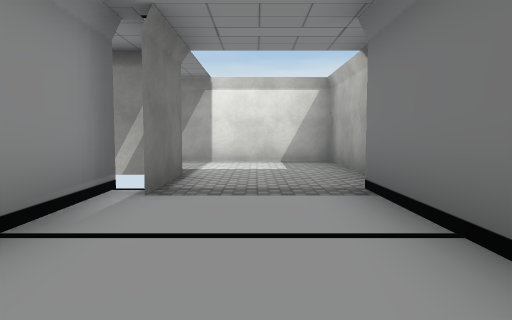
View 1 (above)

21 first-person views from a walk through a Unity game level. The camera is 1.3 m above the floor, tilts 4° down and sees 70° across. The floor is counted in squares, 2 m on a side. Each view is taken from the middle of a square. On the plan, view 1 faces up. The plan holds only what a view shows up to about 11 squares ahead; the rest is blank. The player is left out. Some surface patterns are stand-ins.

View 2
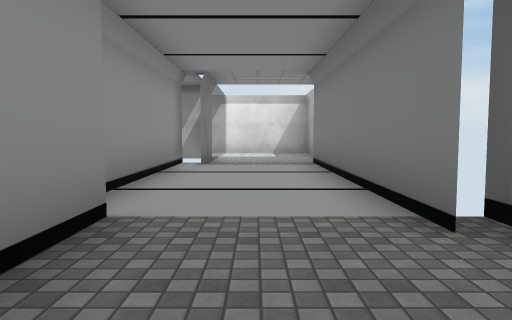

View 3
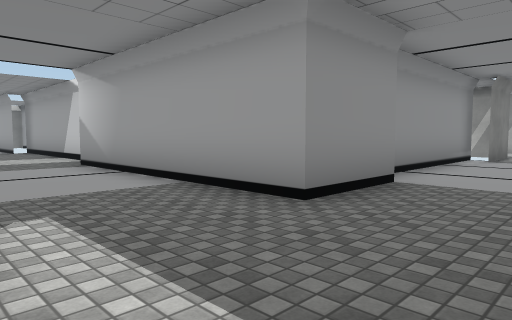

View 4
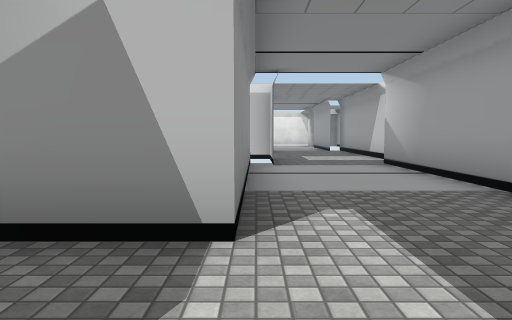

View 5
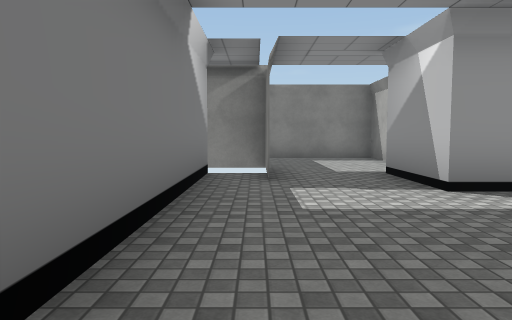

View 6
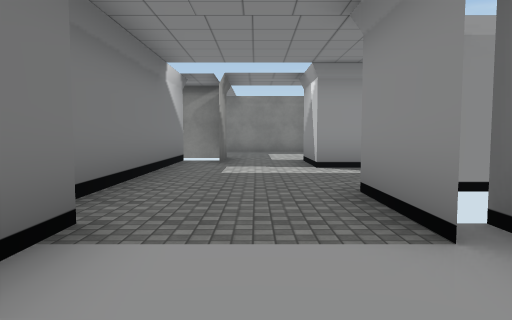

View 7
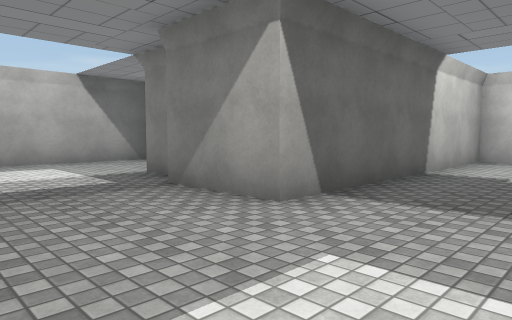

View 8
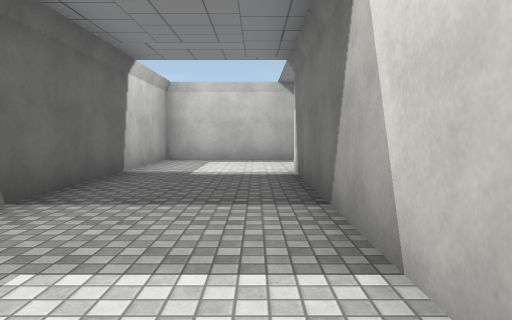

View 9
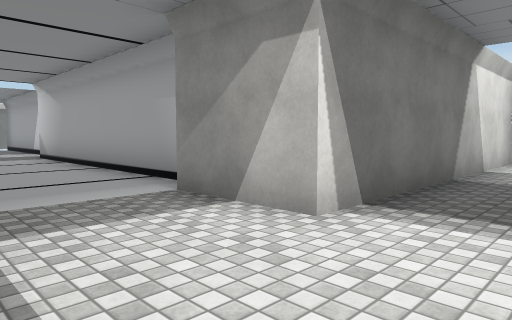

View 10
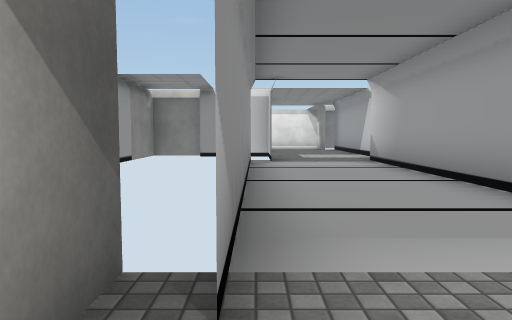

View 11
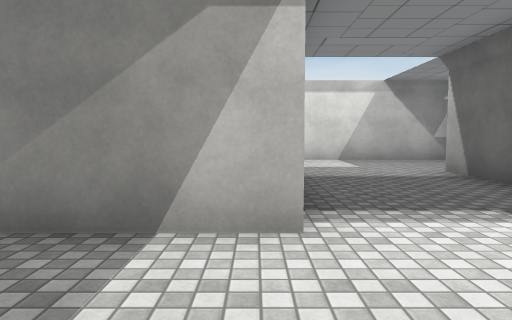

View 12
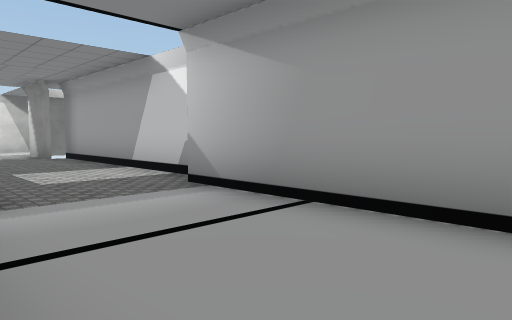

View 13
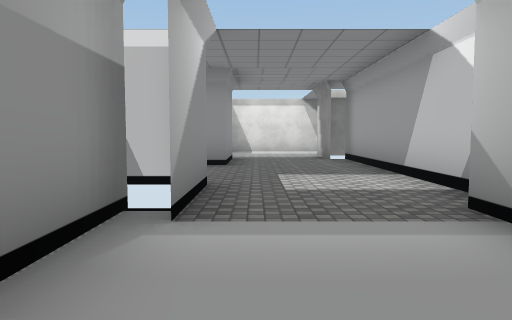

View 14
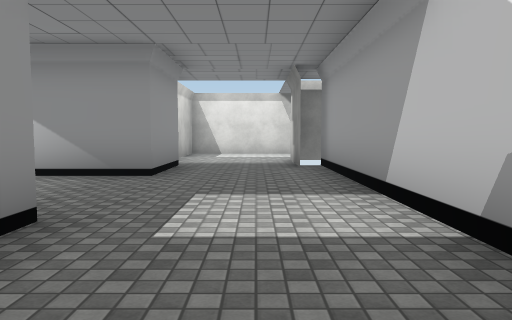

View 15
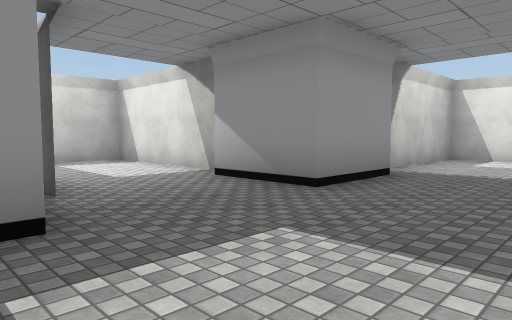

View 16
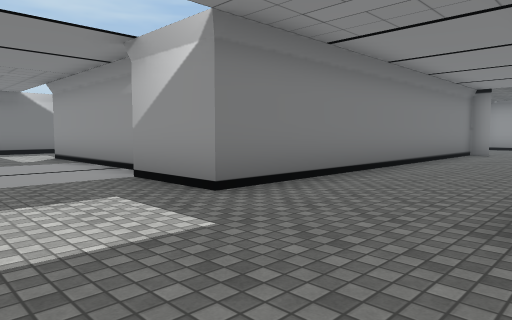

View 17
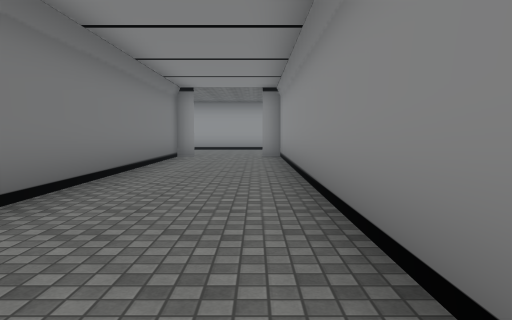

View 18
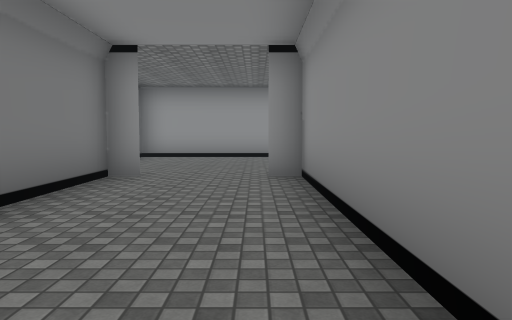

View 19
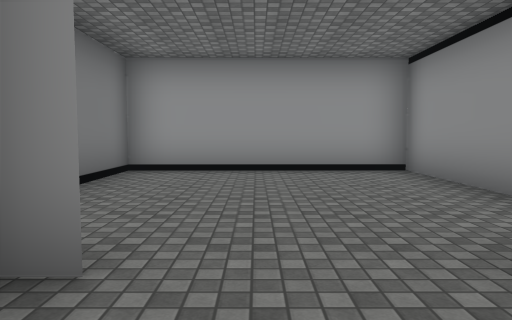

View 20
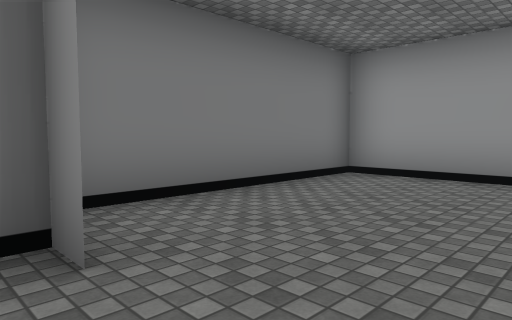

View 21
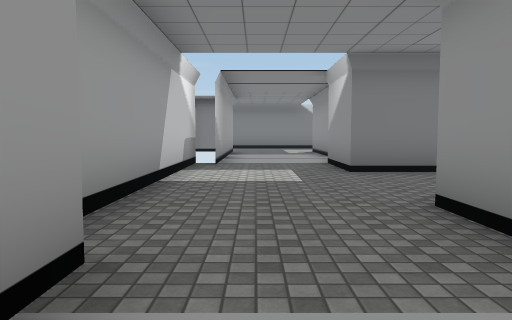

### Floor plan
Points are (right, up) in squares from view 1. A wall is a line through its corners. A room is listed if a view was taken in it or the views show most of it. See-through windows are left out.
Room 1 (views 1, 2, 3, 4, 5, 6)
walls: (-1.2, -1.1) (-1.2, -3.1) (-5.6, -3.1); (1.3, -1.8) (1.3, 4.4); (-1.7, 4.4) (-1.7, -1.8); (-3.1, -6.1) (-1.2, -6.1) (-1.2, -8.3); (1.8, 4.1) (1.8, 8.9) (-1.9, 8.9); (0.8, -7.1) (0.8, -8.2); (-1.4, 5.9) (-2.4, 5.9); (-1.9, 5.9) (-1.2, 5.9) (-1.2, 3.7); (1.8, -8.3) (1.8, -1.1); (-7.3, -6.1) (-5.9, -6.1); (0.8, -9) (0.8, -7.2)
ways out: opening at (-2.5, 7.5) to room 2; opening at (-5.5, -4.5) to room 4; opening at (0, -8)
Room 2 (views 7, 8, 9, 10, 11, 12, 13)
walls: (-10.4, 2.9) (-15.6, 2.9); (-9.8, -0.6) (-4.7, -0.6) (-4.7, 6.4) (-2.6, 6.4); (-10.9, -0.1) (-9.1, -0.1); (-3, 9.4) (-7.7, 9.4) (-7.7, 2.4) (-9.8, 2.4); (-17.3, -0.1) (-15.9, -0.1)
ways out: opening at (-2.5, 7.5) to room 1; opening at (-15.5, 1.5) to room 3
Room 3 (views 14, 15)
walls: (-18.8, 0.4) (-16.6, 0.4); (-19.2, -1.1) (-19.2, -1.6); (-17.9, 3.4) (-23.8, 3.4); (-23.8, 0.4) (-21.7, 0.4) (-21.7, -1.6); (-15.6, 2.9) (-17.3, 2.9)
ways out: opening at (-15.5, 1.5) to room 2; opening at (-21, -2) to room 5; opening at (-24, 1.5)
Room 4 (views 16, 17, 18, 19, 20)
walls: (-12.8, -5.6) (-11.7, -5.6) (-11.7, -15.6) (-11.1, -15.6); (-6.8, -5.6) (-8.7, -5.6) (-6.6, -5.6); (-6.6, -2.6) (-12.3, -2.6); (-5.6, -3.1) (-7.3, -3.1); (-9.3, -15.6) (-8.7, -15.6) (-8.7, -5.6)
ways out: opening at (-5.5, -4.5) to room 1; opening at (-14, -4.5) to room 5; opening at (-10.5, -15)
Room 5 (view 21)
walls: (-13.1, -3.1) (-13.9, -3.1)
ways out: opening at (-21, -2) to room 3; opening at (-14, -4.5) to room 4

Positions as (right, up) in squares from view 1, and headings:
1: (0, 0), facing up
2: (0, -4), facing up
3: (1, -6), facing up-left
4: (1, -6), facing left
5: (1, -2), facing down
6: (0, 1), facing down
7: (-7, 9), facing down-right
8: (-7, 9), facing down
9: (-6, 0), facing up-left
10: (-8, 0), facing left
11: (-8, 0), facing up
12: (-13, 0), facing up-left
13: (-14, 1), facing left
14: (-16, 2), facing left
15: (-18, 3), facing down-left
16: (-12, -3), facing down-right
17: (-11, -5), facing down
18: (-11, -10), facing down
19: (-10, -14), facing down
20: (-11, -15), facing down-right
21: (-15, -4), facing right
